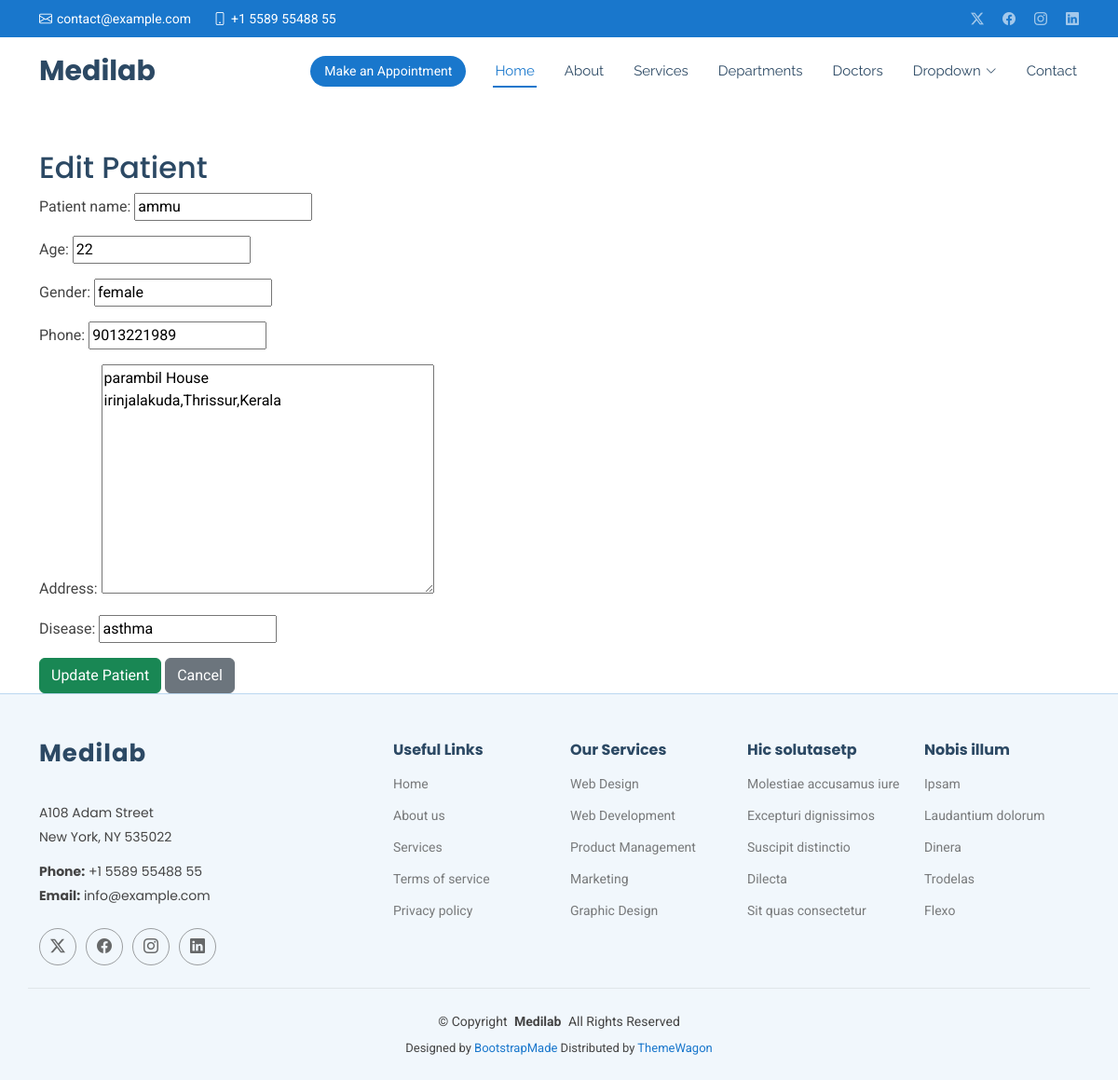
The page /edit_patient/1/ on the database its author committed.
### projectapp/models.py (models this page shows, shortened)
class Patient(models.Model):
    patient_name = models.CharField(max_length=100)
    age = models.IntegerField()
    gender = models.CharField(max_length=10)
    phone = models.CharField(max_length=15)
    address = models.TextField()
    disease = models.CharField(max_length=100)

### projectapp/views.py (the view)
# urls.py: path('edit_patient/<int:id>/', views.edit_patient, name='edit_patient'),
def edit_patient(request, id):
    patient = Patient.objects.get(id=id)
    form = PatientForm(instance=patient)
    if request.method == "POST":
        form = PatientForm(request.POST, instance=patient)
        if form.is_valid():
            form.save()
            messages.success(request, "Patient Updated Successfully")
            return redirect('view_patient')
    return render(request, 'edit_patient.html', {'form': form})

### projectapp/forms.py
class PatientForm(forms.ModelForm):
    class Meta:
        model = Patient
        fields = '__all__'

### templates/edit_patient.html (shortened to what this page needs)
{% extends 'base.html' %}
{% block content %}
<div class="container mt-5">
    <h2>Edit Patient</h2>
    <form method="POST">
        {{ form.as_p }}
        <button type="submit" class="btn btn-success">
            Update Patient
        </button>
        <a href="{% url 'view_patient' %}" class="btn btn-secondary">
            Cancel
        </a>
    </form>
</div>
{% endblock %}

### static/assets/css/main.css (style rules this page uses)
:root { --default-font: "Roboto", system-ui, -apple-system, "Segoe UI", Roboto, "Helvetica Neue", Arial, "Noto Sans", "Liberation Sans", sans-serif, "Apple Color Emoji", "Segoe UI Emoji", "Segoe UI Symbol", "Noto Color Emoji"; --heading-font: "Poppins", sans-serif; --nav-font: "Raleway", sans-serif; }
:root { --background-color: #ffffff; --default-color: #444444; --heading-color: #2c4964; --accent-color: #1977cc; --surface-color: #ffffff; --contrast-color: #ffffff; }
:root { --nav-color: #2c4964; --nav-hover-color: #1977cc; --nav-mobile-background-color: #ffffff; --nav-dropdown-background-color: #ffffff; --nav-dropdown-color: #2c4964; --nav-dropdown-hover-color: #1977cc; }
:root { scroll-behavior: smooth; }
body { color: var(--default-color); background-color: var(--background-color); font-family: var(--default-font); }
a { color: var(--accent-color); text-decoration: none; transition: 0.3s; }
h1, h2, h3, h4, h5, h6 { color: var(--heading-color); font-family: var(--heading-font); }

### rows shown on the page
Patient: patient_name "ammu", age "22", gender "female", phone "9013221989", address "parambil House irinjalakuda,Thrissur,Kerala", disease "asthma"
